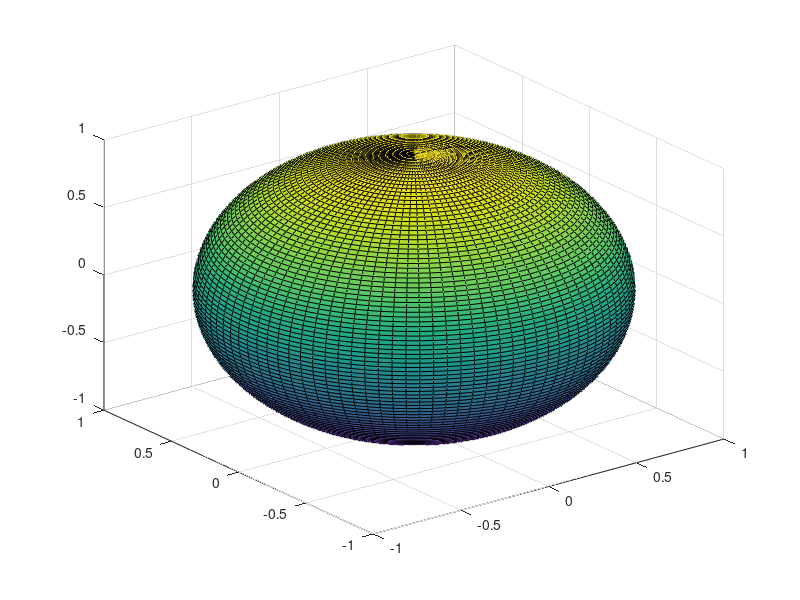

Recreate this plot in MATLAB. (Note: this script raises an error after producing the figure.)
step = 100;
color_pink = (1/255)*[255,204,204];
color_red = (1/255)*[255,0,0];
color_silver = (1/255)*[224,224,224];
color_blue = (1/255)*[0,0,255];
color_purple = [0.75, 0, 0.75];
%%%%%%%%%%%%%%%%%%%%%%%%%%%%%%%%%%%%%%%%%%%%%%%%%%%%%%%%%%%%%%%%%
phi = [0: (pi/step): pi];
theta = [0: (2*pi/step): 2*pi];
[Phi, Theta] = meshgrid(phi, theta);
size_of_Theta = size(Theta);
m = size_of_Theta(1);
n = size_of_Theta(2);
X = zeros(m,n);
Y = zeros(m,n);
Z = zeros(m,n);
for j=1:m
    for k=1:m
        X(j,k) = sin(Phi(j,k))*cos(Theta(j,k));
        Y(j,k) = sin(Phi(j,k))*sin(Theta(j,k));
        Z(j,k) = cos(Phi(j,k));
    end
end
%%%%%%%%%%%%%%%%%%%%%%%%%%%%%%%%%%%%%%%%%%%%%%%%%%%%%%%%%%%%%%%%%
myGraph = figure;
mySphere = surf(X,Y,Z);
mySphere.FaceColor = 'cyan';
mySphere.FaceAlpha = 0.2;
mySphere.EdgeColor = 'blue';
mySphere.EdgeAlpha = 0.1;
hold on
% grid off
set(gca,'XTickLabel',[]);
set(gca,'YTickLabel',[]);
set(gca,'ZTickLabel',[]);
axis equal
axis off
xlim([-1.5, 1.5]);
ylim([-1.5, 1.5]);
zlim([-1.5, 1.5]);
view([45,45,15]);

line01 = quiver3(0,0,0,1.5,0,0);
line01.LineWidth = 3;
line01.Color = 'r';
line01.MaxHeadSize = 0.5;
string01 = '{\bf Re(\mu)}';
text01 = text(1.5,0,0,string01);
text01.FontSize = 16;
text01.Color = 'k';

line02 = quiver3(0,0,0,0,1.5,0);
line02.LineWidth = 3;
line02.Color = 'r';
line02.MaxHeadSize = 0.5;
string02 = '{\bf Im(\mu)}';
text02 = text(0,1.5,0,string02);
text02.FontSize = 16;
text02.Color = 'k';

line03 = quiver3(0,0,0,0,0,1);
line03.LineWidth = 3;
line03.Color = 'k';
line03.MaxHeadSize = 0.5;
string03 = '$$\mathbf{\frac{v}{|v|}}$$';
text03 = text(0,0,1.2,string03,'interpreter','latex');
% text03.interpreter = 'latex';
text03.FontSize = 16;
text03.Color = 'k';

dot01 = scatter3(0,0,0,100,'filled');
dot01.MarkerFaceColor='b';
string04 = '$\mathbf{T_xM}$';
text04 = text(0,0.1,0.1,string04,'interpreter','latex');
text04.FontSize=16;

xInt = [-1.2: 0.1: 1.2];
[Xplane,Yplane] = meshgrid(xInt,xInt);
size_of_Xplane = size(Xplane);
length_of_Xplane = size_of_Xplane(1);
width_of_Xplane = size_of_Xplane(2);
Zplane = zeros(length_of_Xplane, width_of_Xplane);
myPlane = surf(Xplane,Yplane,Zplane);
myPlane.FaceColor = color_pink;
%myPlane.FaceAlpha = 0.7;
myPlane.EdgeColor = color_red;
myPlane.EdgeAlpha = 0.1;

%%%%%%%%%%%%%%%%%%%%%%%%%%%%%%%%%%%%%%%%%%%%%%%%%%%%%%%%%%%%%%%%%